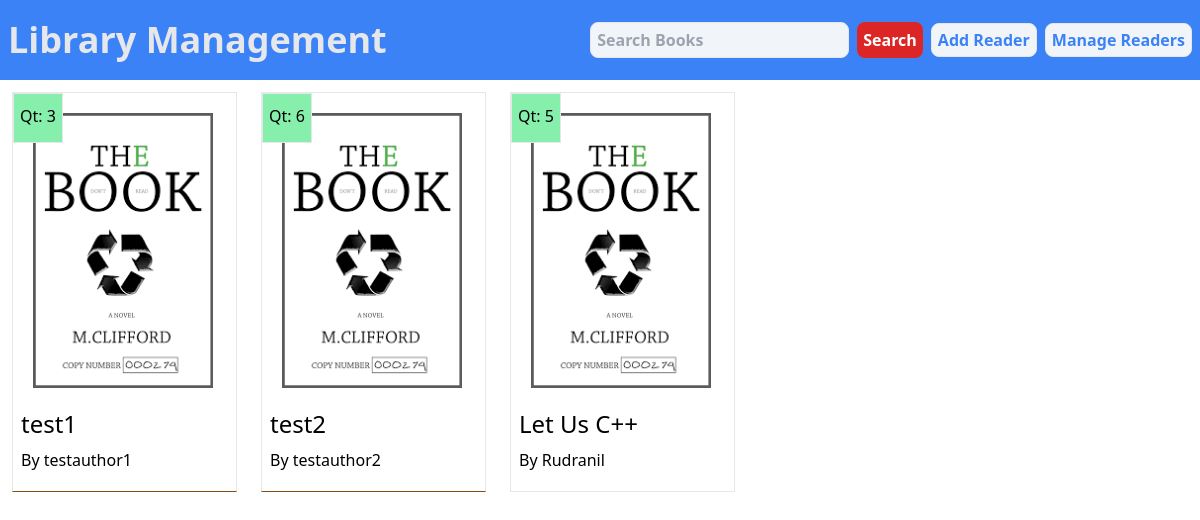
Before: / with the older database file.
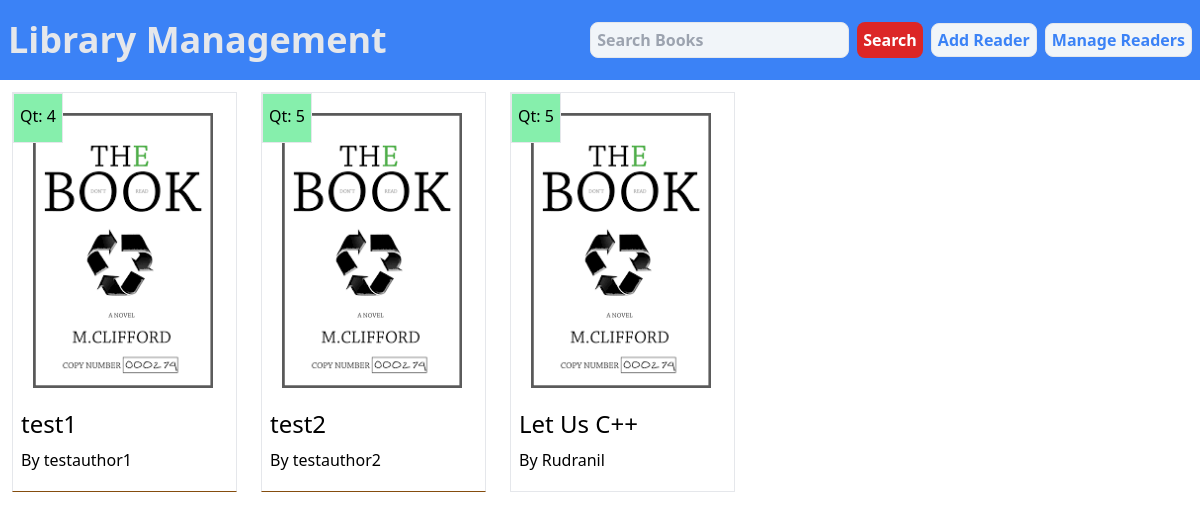
After: the same page with the newer database file.
### libapp/models.py (models this page shows, shortened)
class Book(models.Model):
    book_name=models.CharField(max_length=200)
    author_name=models.CharField(max_length=200)
    isbn_number=models.IntegerField()
    book_count=models.IntegerField()
    created_at=models.DateTimeField(auto_now_add=True)

### libapp/views.py (the view)
# urls.py: 2. Add a URL to urlpatterns:  path('', views.home, name='home')
def home(request):
    return render(request,'libapp/home1.html',context={
        'Books':Book.objects.all()
    })

### libapp/templates/libapp/home1.html (shortened to what this page needs)
{% load static %}
<!DOCTYPE html>
<html lang="en">
<head>
    <link href="{% static 'libapp/output.css' %}" rel="stylesheet">
</head>
<body>
    <nav class="flex bg-blue-500 py-3 w-full justify-between" >
        <h1 class="m-2 font-bold text-4xl text-gray-200 justify-start">Library Management</h1>
        <div class="flex m-1 items-center justify-end">
            <form action="" method="get" class="flex">
                <input type="text" placeholder="Search Books"
                class="mx-1 px-1.5 border rounded-lg bg-slate-100 font-semibold">
                <button class="mx-1 py-1.5 px-1.5  rounded-lg bg-red-600 font-semibold text-white hover:bg-red-700 " >Search</button>
            </form>
            <a href="addreader/"
            class="mx-1 py-1 px-1.5 border rounded-lg bg-slate-100 font-semibold text-blue-500 hover:bg-slate-200 hover:underline">Add Reader</a>
            <a href="{% url 'reader' '1' %}"
            class="mx-1 py-1 px-1.5 border rounded-lg bg-slate-100 font-semibold text-blue-500 hover:bg-slate-200 hover:underline">
            Manage Readers</a>
        </div>
    </nav>
    <main class="flex flex-wrap">
        {% for book in Books %}
        <div class="m-3 flex flex-col w-[225px] h-[400px] border hover:bg-slate-100 border-b-yellow-800">
            <div class="fixed border w-[50px] h-[50px] bg-green-300">
               <p class="flex justify-center mt-[10px]">Qt: {{book.book_count}}</p>
            </div>
            <img class="m-5 w-[180px] h[280] border]" src="{% static 'libapp/images.png' %}" alt="">
            <p class="text-2xl px-2">{{book.book_name}}</p>
            <p class="p-2">By {{book.author_name}}</p>
        </div>
        {% endfor %}
        <div class="m-3 flex flex-col w-[225px] h-[400px] border">
            <div class="fixed border w-[50px] h-[50px] bg-green-300">
               <p class="flex justify-center mt-[10px]">Qt: 5</p>
            </div>
            <img class="m-5 w-[180px] h[280] border]" src="{% static 'libapp/images.png' %}" alt="">
            <p class="text-2xl px-2">Let Us C++</p>
            <p class="p-2">By Rudranil</p>
        </div>
    </main>
</body>
</html>

Changed rows visible on the page:
changed Book "test1": book_count "3" → "4"
changed Book "test2": book_count "6" → "5"
